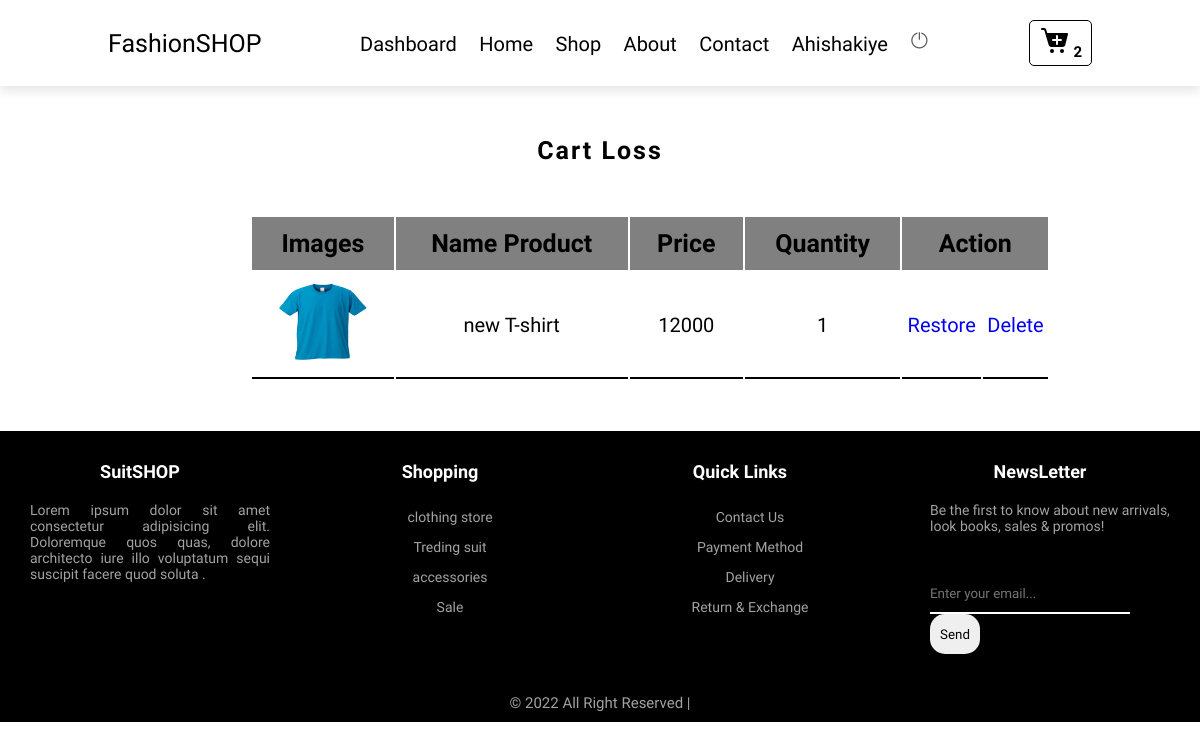
Screenshot of /admin/cartloss.php (signed in) with the database file from the repository.
### tables this page shows
CREATE TABLE `cartloss` (
  `id_cart` int(11) NOT NULL,
  `nomprod` varchar(255) NOT NULL,
  `prixprod` varchar(255) NOT NULL,
  `photoprod` varchar(255) NOT NULL,
  `Quantite` varchar(255) NOT NULL,
  `user` varchar(255) NOT NULL
);

### admin/cartloss.php (the view, shortened to what this page needs)
<?php
include("db.php");
?>
<!DOCTYPE html>
<html lang="en">
<head>
    <link rel="stylesheet" href="css/cartlosse.css">
</head>
<body>
 <header class="header">
          <a href="#" class="logo"><i class="fas fa-splotch"></i> FashionSHOP</a>
          <nav class="navbar">
              <a href="dashboard.php">Dashboard</a>
               <a href="accueil.php">Home</a>
               <a href="shop.php">Shop</a>
               <a href="about.php">About</a>
               <a href="contact.php">Contact</a>
               <?php
               if(isset($_SESSION['username']) && !empty($_SESSION['username'])){
               ?>
               <a href="#"><?php echo $_SESSION['username']?></a>
                <a href="logout.php"><img src="images/shutdown_20px.png" alt="image non disponible"> </a>
               <?php
               }else{
                   ?>
                   <a href="login.php">My Account</a>
                   <?php
               }
               ?>
          </nav>
            <?php
                $select_row=$bdd->query("SELECT * FROM cart");
                $row=$select_row->rowCount();
            ?>
          <a href="cart.php" class="btn"><img src="images/cart.png" alt="image non disponible" id="cart"> <span><?php echo $row;?></span></a>
     </header>
     <section class="section12">
         <h1 class="title0">Cart Loss</h1>
         <table>
             <thead class="thead">
                 <tr>
                     <th class="th">Images</th>
                     <th class="th">Name Product</th>
                     <th class="th">Price</th>
                     <th class="th">Quantity</th>
                     <th class="th" colspan="2">Action</th>
                 </tr>
             </thead>
             <tbody class="tbody">
                 <?php
                 $select=$bdd->query("SELECT * FROM cartloss ORDER BY id_cart");
                 while($data=$select->fetch()){
                 ?>
                 <tr>
                     <td class="td"><img src="image/<?php echo $data['photoprod']?>" alt="image non disponible"></td>
                     <td class="td"><?php echo $data['nomprod']?></td>
                     <td class="td"><?php echo $data['prixprod']?></td>
                     <td class="td"><?php echo $data['Quantite']?></td>
                     <td class="td"><a href="cartloss.php?restore=<?php echo $data['id_cart']?>">Restore</a></td>
                     <td class="td"><a href="cartloss.php?sup=<?php echo $data['id_cart']?>">Delete</a></td>
                 </tr>
                 <?php
                 }
                 ?>
             </tbody>
         </table>
     </section>
     <footer>
     <div class="footer-container">
          <div class="footer-box1">
               <h3 class="h3-ttle">SuitSHOP</h3>
               <p>Lorem ipsum dolor sit amet consectetur adipisicing elit. Doloremque quos quas, dolore architecto iure illo voluptatum sequi suscipit facere quod soluta .</p>
          </div>
          <div class="footer-box2">
               <h3 class="h3-ttle">Shopping</h3>
               <ul>
                    <li>clothing store</li>
                    <li>Treding suit</li>
                    <li>accessories</li>
                    <li>Sale</li>
               </ul>
          </div>
          <div class="footer-box3">
               <h3 class="h3-ttle">Quick Links</h3>
               <ul>
                    <li>Contact Us</li>
                    <li>Payment Method</li>
                    <li>Delivery</li>
                    <li>Return & Exchange</li>
               </ul>
          </div>
          <div class="footer-box4">
               <h3 class="h3-ttle">NewsLetter</h3>
               <p class="p-form">Be the first to know about new arrivals, look books, sales & promos!</p>
               <form action="" method="post">
                    <input type="text" name="text" placeholder="Enter your email..." id="inpt-txt">
                    <input type="submit" value="Send" name="submit" id="submit-btn">
               </form>
          </div>
     </div>
     <p class="copy">&copy 2022 All Right Reserved | </p>
</footer>
</body>
</html>

### admin/css/cartlosse.css (style rules this page uses)
* { font-family: 'Rambla', sans-serif; margin: 0; padding: 0; box-sizing: border-box; outline: none; border: none; text-decoration: none; }
:root { --gray:#a2a2a2; --graye:#ececec; --black: #000; --blue: #cae8e3; --pink: #f6e4d5; --white: #fff; --yellow: #ffd080; --border: .2rem solid var(--black); }
html { font-size: 62.5%; overflow-x: hidden; scroll-behavior: smooth; scroll-padding-top: 7rem; }
.header { position: sticky; top: 0; left: 0; right: 0; z-index: 1000; display: flex; align-items: center; justify-content: space-between; background-color: var(--white); box-shadow: 0 .5rem 1rem rgba(0,0,0,.1); padding: 2rem 9%; }
.logo { font-size: 2.5rem; color: var(--black); }
.navbar a { margin: 0 1rem; font-size: 2rem; color: var(--black); }
.btn { display: inline-block; padding: 0.5rem 1rem; border: 1px solid Black; cursor: pointer; font-weight: bolder; border-radius: .5rem; }
.btn span { position:relative; left:1px; top:1px; font-size:1.5rem; color:#000;; border-radius:5px; }
.title0 { text-align:center; font-size:2.5rem; letter-spacing: .2rem; margin:5rem 10rem; }
table { width:80rem; margin-left:25rem; margin-bottom:5rem; }
table .thead .th { background:gray; padding:1.2rem 2rem; font-size:2.5rem; text-align: center; }
table .tbody .td img { width:10rem; height:10rem; }
table .tbody .td { border:0; border-bottom:2px solid black; font-size:2rem; text-align: center; }
footer { background: var(--black); }
.footer-container { display:flex; flex-wrap: nowrap; justify-content: space-between; align-items: flex-start; align-content: center; flex-direction: row; }
.footer-box1 { width:300px; margin:30px; }
.footer-box1 p { color:var(--gray); text-align: justify; font-size:14px; }
.footer-box2 { width:300px; margin:30px; }
.footer-box2 ul { color:var(--gray); font-size:14px; }
.footer-box2 ul li { text-align: center; list-style-type: none; line-height: 30px; }
.footer-box3 { width:300px; margin:30px; }
.footer-box3 ul { color:var(--gray); font-size:14px; }
.footer-box3 ul li { text-align: center; list-style-type: none; line-height: 30px; }
.footer-box4 { width:300px; margin:30px; }
.p-form { color:var(--gray); font-size:14px; margin-bottom: 40px; }
#inpt-txt { height:40px; width:200px; border-top:0; border-left:0; border-right:0; border-bottom:2px solid var(--white); outline:none; background: var(--black); }
#submit-btn { width:50px; height:40px; border-radius:15px; }
.h3-ttle { color:var(--white); text-align: center; font-size:18px; margin:0px 20px 20px 0px; }
.copy { text-align: center; color:var(--gray); font-size:15px; padding:10px; }

### rows the page displays
cartloss: photoprod (picture), nomprod "new T-shirt", prixprod "12000", Quantite "1"

### other values shown
$_SESSION['username'] "Ahishakiye"
$row "2"
